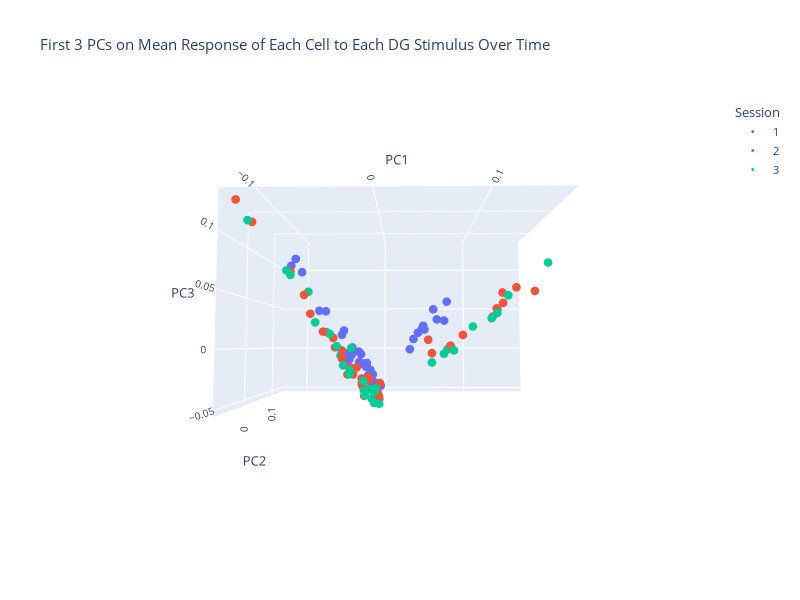

The cell this chart's notebook holds for it:
### Code cell
# PCA Model: 3D Visualization
fig = px.scatter_3d(transformed_data_pca, x=0, y=1, z=2, color="Session", labels = {"0": "PC1","1": "PC2", "2": "PC3"}, title = "First 3 PCs on Mean Response of Each Cell to Each DG Stimulus Over Time")
fig.update_traces(marker_size=3) # reduce size of scatter points from default size
fig.update_layout(width=800, height=600, font_size=11, scene_aspectmode="data", scene_camera_eye= dict(x=0.2, y=-2.0, z=1)) # adjust plot appearance
fig.show()
